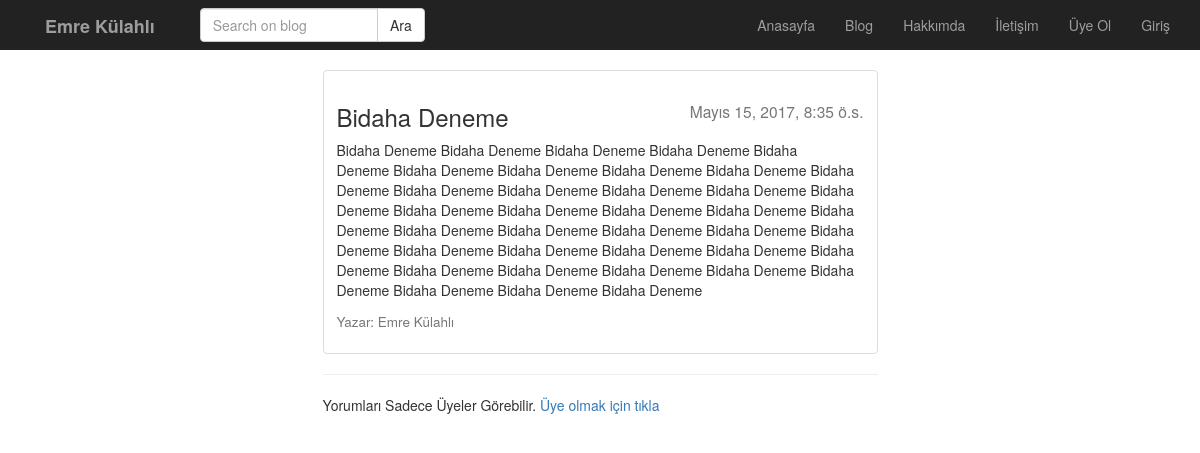
The app's page /post/bidaha-deneme/ with its own data.
### post/models.py (models this page shows, shortened)
class Post(models.Model):
    user = models.ForeignKey('auth.User', verbose_name='Yazar', related_name='posts')
    title = models.CharField(max_length=120, verbose_name= 'Başlık')
    content = RichTextField(verbose_name='İçerik')
    publishing_date = models.DateTimeField(verbose_name='Yayımlanma Tarihi', auto_now_add=True)
    image = models.ImageField(null=True, blank=True)
    slug = models.SlugField(unique=True, editable=False, max_length=130)
    class Meta:
        ordering = ['-publishing_date']

### post/views.py (the view)
# urls.py: url(r'^(?P<slug>[\w-]+)/$', post_detail, name='detail'),
def post_detail(request, slug):
    post = get_object_or_404(Post, slug=slug)
    form = CommentForm(request.POST or None)
    if form.is_valid():
        comment = form.save(commit=False)
        comment.name = request.user.get_full_name()
        comment.post = post
        comment.save()
        return HttpResponseRedirect(post.get_absolute_url())
    context = {
        'post': post,
        'form': form,
    }
    return render(request, 'post/detail.html', context)

### post/forms.py
class CommentForm(forms.ModelForm):
    captcha = ReCaptchaField()
    class Meta:
        model = Comment
        fields = [
            'content',
        ]

### templates/post/detail.html (shortened to what this page needs)
{% extends 'base.html' %}
{% block body %}
 <div class="container">
    <div class="row">
          <div class="col-md-6 col-md-offset-3">
            <div class="thumbnail">
              <div class="caption">
                    <h3>{{ post.title }} <small style="float: right;">{{ post.publishing_date }}</small></h3>
                    <p>{{ post.content|safe|linebreaks }}</p>
                <p>
                    <h4><small>Yazar: {{ post.user.get_full_name }}</small></h4>
                </p>
              </div>
            </div>
                <hr>
                {% if perms.post.add_comment %}
                       {% for comment in post.comments.all %}
                        <h4>{{ comment.name }} | <small>{{ comment.created_date|timesince }} önce</small></h4>
                        <p>{{ comment.content|linebreaks }}</p>
                        <hr>
                      {% endfor %}
                      <h3>Yorum Ekle</h3>
                      {% include 'post/comment.html' %}
                {% else %}
                    <p>Yorumları Sadece Üyeler Görebilir.
                        <a href="{% url 'accounts:register' %}"> Üye olmak için tıkla</a>
                    </p>
                {% endif %}
          </div>
    </div>
 </div>
{% endblock %}

### static/css/style.css (style rules this page uses)
body { padding-top: 70px; }

### records on screen
Post: title "Bidaha Deneme", publishing_date "Mayıs 15, 2017, 8:35 ö.s.", content "Bidaha Deneme Bidaha Deneme Bidaha Deneme Bidaha Deneme Bidaha Deneme Bidaha Deneme Bidaha Deneme Bidaha Deneme Bidaha Deneme Bidaha Deneme Bidaha Deneme Bidaha Deneme Bidaha Deneme Bidaha Deneme Bidaha Deneme Bidaha Deneme Bidaha Deneme Bidaha Deneme Bidaha Deneme Bidaha Deneme Bidaha Deneme Bidaha Deneme Bidaha Deneme Bidaha Deneme Bidaha Deneme Bidaha Deneme Bidaha Deneme Bidaha Deneme Bidaha Deneme Bidaha Deneme Bidaha Deneme Bidaha Deneme Bidaha Deneme Bidaha Deneme Bidaha Deneme Bidaha Deneme Bidaha Deneme Bidaha Deneme", user.get_full_name "Emre Külahlı"
